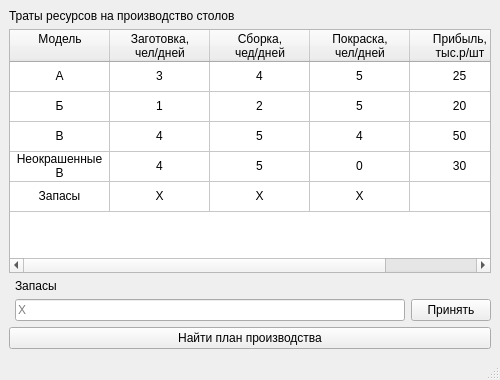
<?xml version="1.0" encoding="UTF-8"?>
<ui version="4.0">
 <class>MainWindow</class>
 <widget class="QMainWindow" name="MainWindow">
  <property name="geometry">
   <rect>
    <x>0</x>
    <y>0</y>
    <width>500</width>
    <height>380</height>
   </rect>
  </property>
  <property name="windowTitle">
   <string>Мастер Гамбс</string>
  </property>
  <widget class="QWidget" name="w_main">
   <layout class="QGridLayout" name="gridLayout">
    <item row="4" column="0" colspan="3">
     <widget class="QPushButton" name="pb_solve">
      <property name="text">
       <string>Найти план производства</string>
      </property>
     </widget>
    </item>
    <item row="1" column="0" colspan="3">
     <widget class="QTableWidget" name="tw_model">
      <property name="editTriggers">
       <set>QAbstractItemView::NoEditTriggers</set>
      </property>
      <attribute name="verticalHeaderVisible">
       <bool>false</bool>
      </attribute>
      <row>
       <property name="text">
        <string/>
       </property>
      </row>
      <row>
       <property name="text">
        <string/>
       </property>
      </row>
      <row>
       <property name="text">
        <string/>
       </property>
      </row>
      <row>
       <property name="text">
        <string/>
       </property>
      </row>
      <row>
       <property name="text">
        <string/>
       </property>
      </row>
      <column>
       <property name="text">
        <string>Модель</string>
       </property>
       <property name="textAlignment">
        <set>AlignHCenter|AlignTop</set>
       </property>
      </column>
      <column>
       <property name="text">
        <string>Заготовка,
чел/дней</string>
       </property>
       <property name="textAlignment">
        <set>AlignHCenter|AlignTop</set>
       </property>
      </column>
      <column>
       <property name="text">
        <string>Сборка,
чед/дней</string>
       </property>
       <property name="textAlignment">
        <set>AlignHCenter|AlignTop</set>
       </property>
      </column>
      <column>
       <property name="text">
        <string>Покраска,
чел/дней</string>
       </property>
       <property name="textAlignment">
        <set>AlignHCenter|AlignTop</set>
       </property>
      </column>
      <column>
       <property name="text">
        <string>Прибыль,
тыс.р/шт</string>
       </property>
       <property name="textAlignment">
        <set>AlignHCenter|AlignTop</set>
       </property>
      </column>
      <item row="0" column="0">
       <property name="text">
        <string>А</string>
       </property>
       <property name="textAlignment">
        <set>AlignCenter</set>
       </property>
      </item>
      <item row="0" column="1">
       <property name="text">
        <string>3</string>
       </property>
       <property name="textAlignment">
        <set>AlignCenter</set>
       </property>
      </item>
      <item row="0" column="2">
       <property name="text">
        <string>4</string>
       </property>
       <property name="textAlignment">
        <set>AlignCenter</set>
       </property>
      </item>
      <item row="0" column="3">
       <property name="text">
        <string>5</string>
       </property>
       <property name="textAlignment">
        <set>AlignCenter</set>
       </property>
      </item>
      <item row="0" column="4">
       <property name="text">
        <string>25</string>
       </property>
       <property name="textAlignment">
        <set>AlignCenter</set>
       </property>
      </item>
      <item row="1" column="0">
       <property name="text">
        <string>Б</string>
       </property>
       <property name="textAlignment">
        <set>AlignCenter</set>
       </property>
      </item>
      <item row="1" column="1">
       <property name="text">
        <string>1</string>
       </property>
       <property name="textAlignment">
        <set>AlignCenter</set>
       </property>
      </item>
      <item row="1" column="2">
       <property name="text">
        <string>2</string>
       </property>
       <property name="textAlignment">
        <set>AlignCenter</set>
       </property>
      </item>
      <item row="1" column="3">
       <property name="text">
        <string>5</string>
       </property>
       <property name="textAlignment">
        <set>AlignCenter</set>
       </property>
      </item>
      <item row="1" column="4">
       <property name="text">
        <string>20</string>
       </property>
       <property name="textAlignment">
        <set>AlignCenter</set>
       </property>
      </item>
      <item row="2" column="0">
       <property name="text">
        <string>В</string>
       </property>
       <property name="textAlignment">
        <set>AlignCenter</set>
       </property>
      </item>
      <item row="2" column="1">
       <property name="text">
        <string>4</string>
       </property>
       <property name="textAlignment">
        <set>AlignCenter</set>
       </property>
      </item>
      <item row="2" column="2">
       <property name="text">
        <string>5</string>
       </property>
       <property name="textAlignment">
        <set>AlignCenter</set>
       </property>
      </item>
      <item row="2" column="3">
       <property name="text">
        <string>4</string>
       </property>
       <property name="textAlignment">
        <set>AlignCenter</set>
       </property>
      </item>
      <item row="2" column="4">
       <property name="text">
        <string>50</string>
       </property>
       <property name="textAlignment">
        <set>AlignCenter</set>
       </property>
      </item>
      <item row="3" column="0">
       <property name="text">
        <string>Неокрашенные
В</string>
       </property>
       <property name="textAlignment">
        <set>AlignCenter</set>
       </property>
      </item>
      <item row="3" column="1">
       <property name="text">
        <string>4</string>
       </property>
       <property name="textAlignment">
        <set>AlignCenter</set>
       </property>
      </item>
      <item row="3" column="2">
       <property name="text">
        <string>5</string>
       </property>
       <property name="textAlignment">
        <set>AlignCenter</set>
       </property>
      </item>
      <item row="3" column="3">
       <property name="text">
        <string>0</string>
       </property>
       <property name="textAlignment">
        <set>AlignCenter</set>
       </property>
      </item>
      <item row="3" column="4">
       <property name="text">
        <string>30</string>
       </property>
       <property name="textAlignment">
        <set>AlignCenter</set>
       </property>
      </item>
      <item row="4" column="0">
       <property name="text">
        <string>Запасы</string>
       </property>
       <property name="textAlignment">
        <set>AlignCenter</set>
       </property>
      </item>
      <item row="4" column="1">
       <property name="text">
        <string>Х</string>
       </property>
       <property name="textAlignment">
        <set>AlignCenter</set>
       </property>
      </item>
      <item row="4" column="2">
       <property name="text">
        <string>Х</string>
       </property>
       <property name="textAlignment">
        <set>AlignCenter</set>
       </property>
      </item>
      <item row="4" column="3">
       <property name="text">
        <string>Х</string>
       </property>
       <property name="textAlignment">
        <set>AlignCenter</set>
       </property>
      </item>
      <item row="4" column="4">
       <property name="text">
        <string/>
       </property>
       <property name="textAlignment">
        <set>AlignCenter</set>
       </property>
      </item>
     </widget>
    </item>
    <item row="0" column="0" colspan="3">
     <widget class="QLabel" name="l_model">
      <property name="text">
       <string>Траты ресурсов на производство столов</string>
      </property>
     </widget>
    </item>
    <item row="3" column="2">
     <widget class="QPushButton" name="pb_apply">
      <property name="minimumSize">
       <size>
        <width>75</width>
        <height>0</height>
       </size>
      </property>
      <property name="text">
       <string>Принять</string>
      </property>
     </widget>
    </item>
    <item row="3" column="1">
     <widget class="QLineEdit" name="le_demand">
      <property name="placeholderText">
       <string>Х</string>
      </property>
     </widget>
    </item>
    <item row="2" column="1" colspan="2">
     <widget class="QLabel" name="l_demand">
      <property name="text">
       <string>Запасы</string>
      </property>
     </widget>
    </item>
   </layout>
  </widget>
  <widget class="QStatusBar" name="statusbar"/>
 </widget>
 <resources/>
 <connections/>
</ui>
